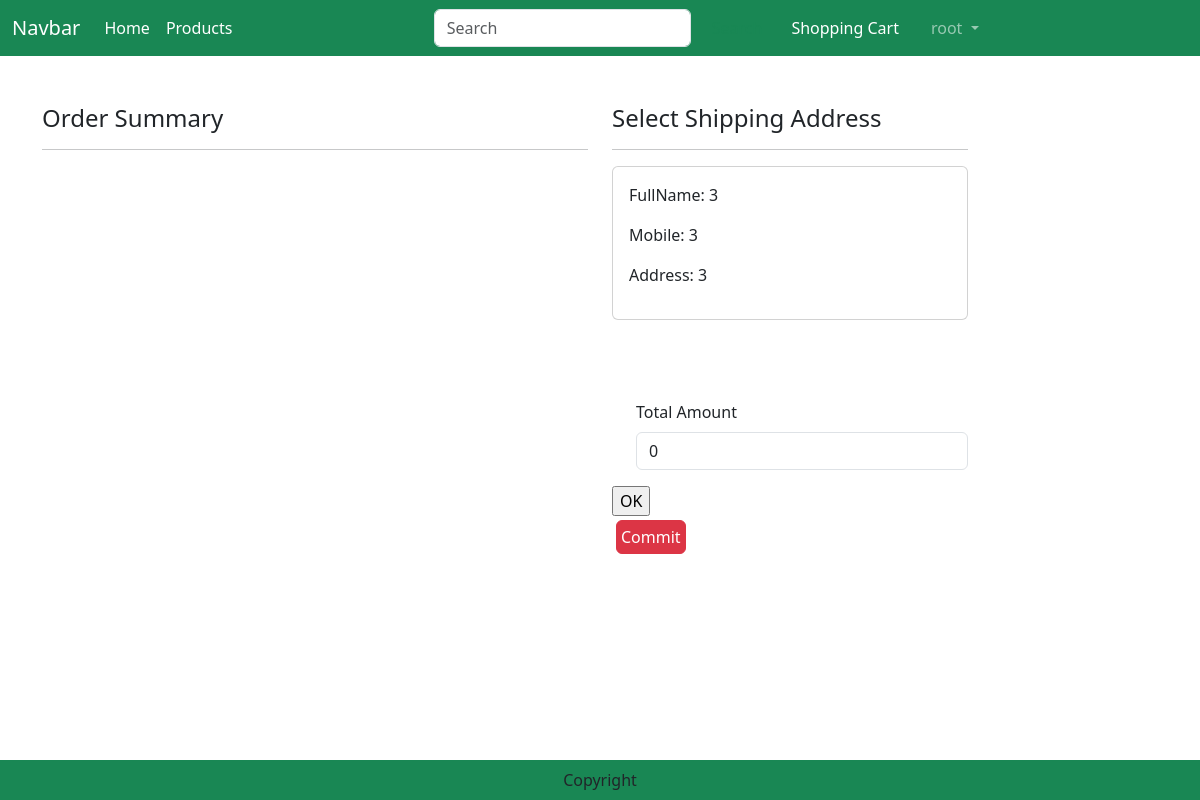
/checkout/ (signed in), run on an earlier commit of the app's database.
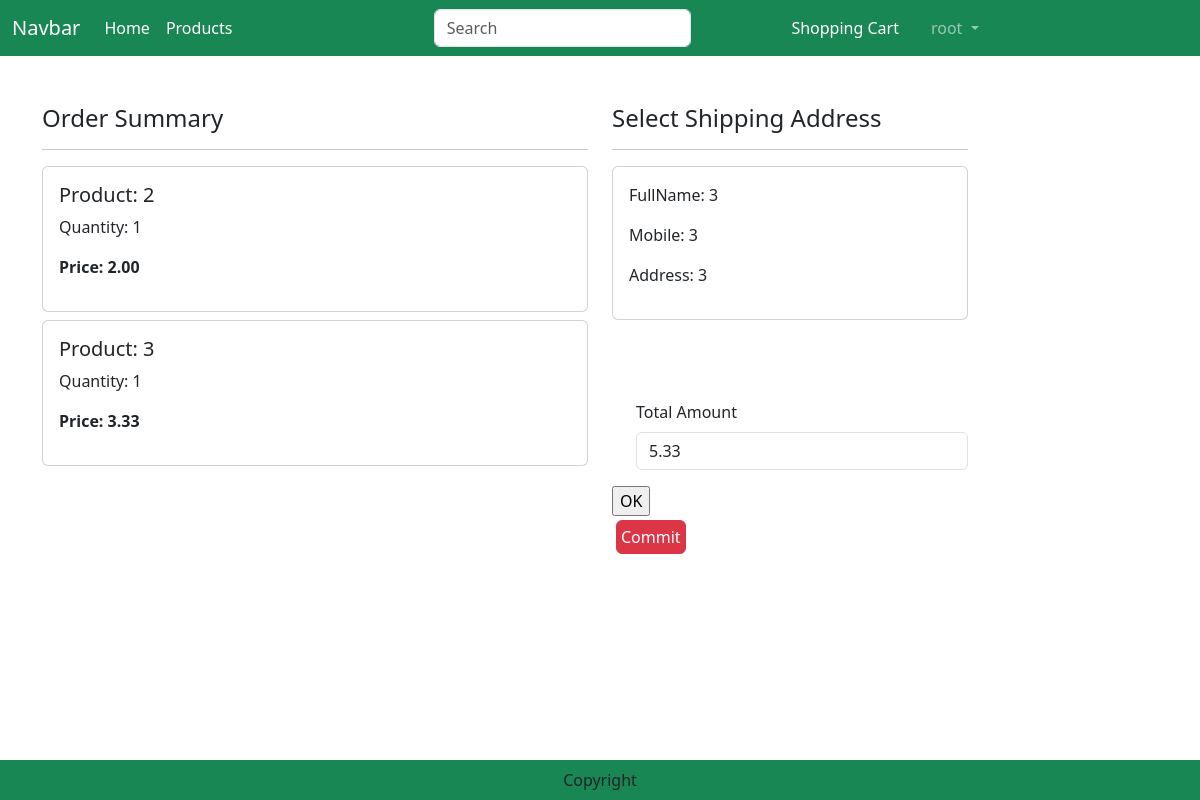
And on a later commit of the database.
### customers/models.py (models this page shows, shortened)
class Customer(models.Model):
    user = models.OneToOneField(User, on_delete=models.CASCADE, null=True, blank=True)
    fullName = models.CharField(max_length=60)
    phoneNum = models.CharField(max_length=11)
    address = models.CharField(max_length=150)

### shoppingcart/models.py (models this page shows)
class ShoppingCart(models.Model):
    user = models.ForeignKey(User,on_delete=models.CASCADE)
    product = models.ForeignKey('products.Product', on_delete=models.CASCADE)
    quantity = models.IntegerField(default=1)

### products/models.py (models this page shows, shortened)
class Product(models.Model):
    productName = models.CharField(max_length=100)
    price = models.DecimalField(default=0, max_digits=7, decimal_places=2)
    ISBN = models.CharField(max_length=17)
    author = models.CharField(max_length=100)
    publisher = models.CharField(max_length=100)
    introduction = models.TextField(max_length=1000)
    image = models.ImageField(upload_to='product')
    category = models.ForeignKey('Category', related_name="products", on_delete=models.CASCADE,)
    avgRating = models.DecimalField(default=0, max_digits=3, decimal_places=2)

### order/views.py (the view)
# urls.py: path("checkout/", views.Checkout.as_view(), name="checkout"),
class Checkout(View):
    def get(self, request):
        user = request.user
        address = Customer.objects.filter(user=user)
        shoppingcart = ShoppingCart.objects.filter(user=user)
        PONumber = datetime.now().strftime('%Y%m%d%H%M%S') + str(user.id)
        totalamount = 0
        for p in shoppingcart:
            value = p.quantity * p.product.price
            totalamount = totalamount + value
        purchaseDate = datetime.now()
        purchaseDateString = purchaseDate.strftime("%m/%d/%Y, %H:%M:%S")
        return render(request, 'checkout.html', locals())

### templates/checkout.html (shortened to what this page needs)
{% extends 'base.html' %}
{% load static %}
{% block main-content %}
<div class="container">
    <div class="row mt-5">
        <div class="col-sm-6">
            <h4>Order Summary</h4>
            <hr>
            {% for item in shoppingcart %}
                <div class="card mb-2">
                    <div class="card-body">
                        <h5>Product: {{item.product.productName}}</h5>
                        <p>Quantity: {{item.quantity}}</p>
                        <p class="fw-bold">Price: {{item.product.price}}</p>
                    </div>
                </div>
            {% endfor %}
        </div>
        <div class="col-sm-4" offset-sm-1>
            <h4>Select Shipping Address</h4>
            <hr>
            <form method="post" id="myform">
                {% for address in address %}
                    <div class="card">
                        <div class="card-body">
                            <P>FullName: {{address.fullName}}</P>
                            <p>Mobile: {{address.phoneNum}}</p>
                            <p>Address: {{address.address}}</p>
                        </div>
                    </div>
                    {% endfor %}
                    <div class="form-check mt-2 mb-5" >
                    </div>
                <div class="form-check mb-3">
                    <label for="totalamount" class="form-label" >Total Amount</label>
                    <input type="number" class="form-control" name="totalamount" value={{totalamount}} readonly>
                </div>
            </form>
            <form action="{% url 'order:orderCommit' %}" class="d-inline" method="post">
                <input type="submit" value="OK">
                <button type="sumbit" class="d-grid gap-2 btn btn-danger p-1 m-1 btn-1g text-decoration-none text-white" >Commit</button>
            </form>
        </div>
    </div>
</div>
{% endblock main-content %}

### templates/base.html (shortened to what this page needs)
<!DOCTYPE html>
{% load static %}
<html lang="en">
<head>
    <link href="https://cdn.jsdelivr.net/npm/bootstrap@5.3.0-alpha1/dist/css/bootstrap.min.css" rel="stylesheet">
    <link rel="stylesheet" href="{% static 'css/owl.carousel.min.css' %}">
    <link rel="stylesheet" href="{% static 'css/all.min.css' %}">
    <link rel="stylesheet" href="{% static 'css/style.css' %}">
</head>
<body>
    <nav class="navbar navbar-expand-lg navbar-dark bg-success">
        <div class="container-fluid">
          <a class="navbar-brand" href="#">Navbar</a>
          <div class="collapse navbar-collapse" id="navbarSupportedContent">
            <ul class="navbar-nav me-auto mb-2 mb-lg-0">
              <li class="nav-item">
                <a class="nav-link active" aria-current="page" href="{% url 'products:home' %}">Home</a>
              </li>
              <li class="nav-item">
                <a class="nav-link text-white" href="{% url 'products:products' %}">Products</a>
              </li>
            </ul>
            <form class="d-flex" role="search" action="/search">
              <input class="form-control me-2" type="search" placeholder="Search" name="search" aria-label="Search">
              <button class="btn btn-outline-success" type="submit">Search</button>
            </form>
            <ul class="navbar-nav me-auto mb-2 mb-lg-0">
              {% if user.is_authenticated %}
                  {% for group in request.user.groups.all %}
                    {% if group.name == 'Vendor' %}
                    <li class="nav-item dropdown mx-2">
                      <a class="nav-link dropdown-toggle" href="#" role="button" data-bs-toggle="dropdown" aria-expanded="false">
                        {{ user.username }}
                      </a>
                      <ul class="dropdown-menu">
                        <li><a class="dropdown-item" href="{% url 'order:orders' %}">Orders</a></li>
                        <li><a class="dropdown-item" href="{% url 'logout' %}">Logout</a></li>
                      </ul>
                  </li>
                    {% elif group.name == 'Customer'  %}
                    <li class="nav-item mx-2">
                        <a class="nav-link text-white" href="{% url 'shoppingcart' %}">Shopping Cart</a>
                    </li>
                    <li class="nav-item dropdown mx-2">
                        <a class="nav-link dropdown-toggle" href="#" role="button" data-bs-toggle="dropdown" aria-expanded="false">
                          {{ user.username }}
                        </a>
                    </li>
                    {% endif %}
                  {% endfor %}
              {% endif %}
              </ul>
          </div>
        </div>
      </nav>
      {% block main-content %}{% endblock main-content %}
    <footer class="container-fluid fixed-bottom bg-success text-center p-2 mt-5">
        Copyright
    </footer>
</body>
</html>

What changed in the data, as far as the page shows it:
added ShoppingCart: product.productName "2", quantity "1", product.price "2.00"
added ShoppingCart: product.productName "3", quantity "1", product.price "3.33"
Also different on the page:
form field totalamount: "0" → "5.33"
